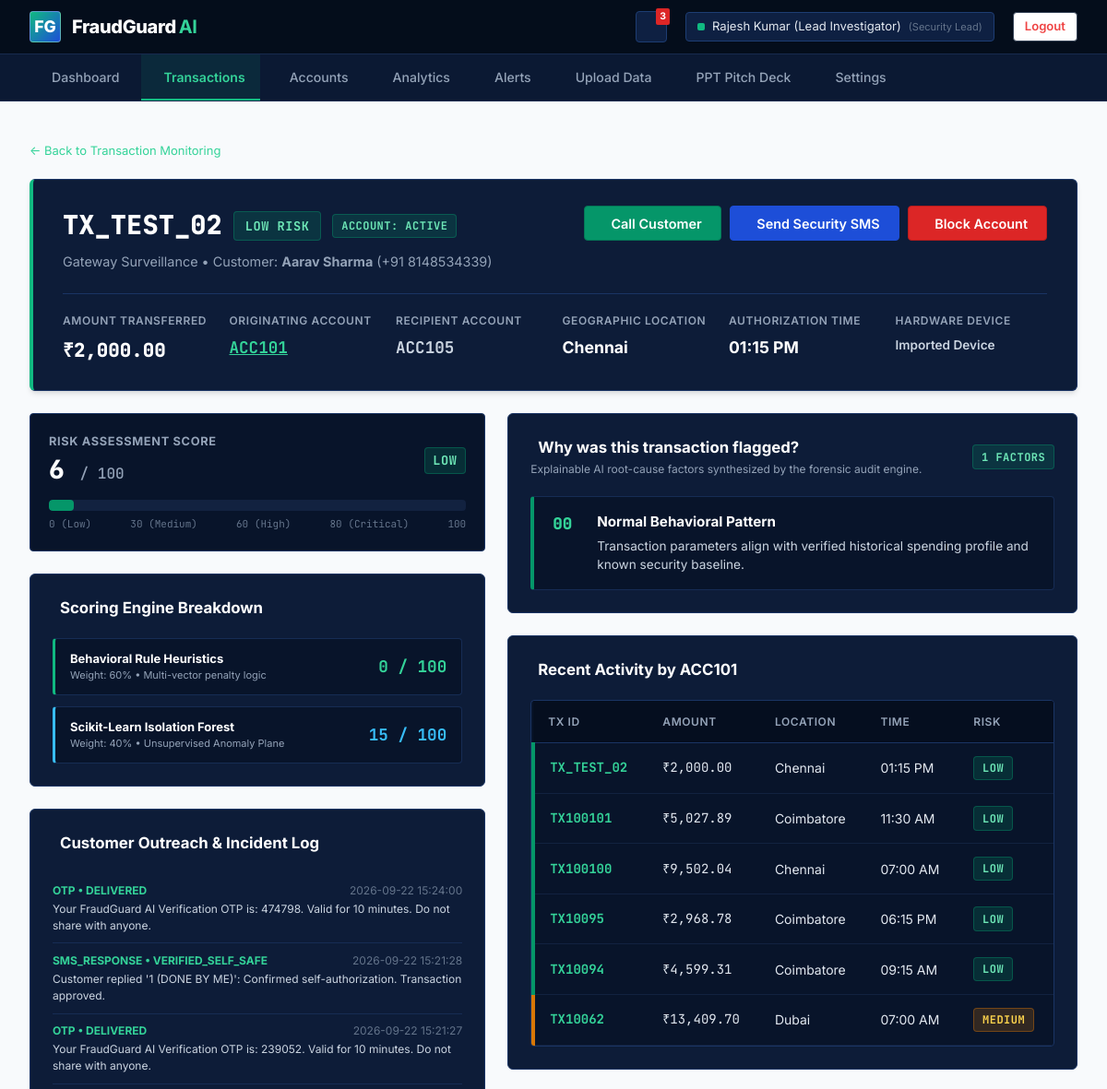
Page /transactions/TX_TEST_02 (signed in, upper part) on the earlier database version.
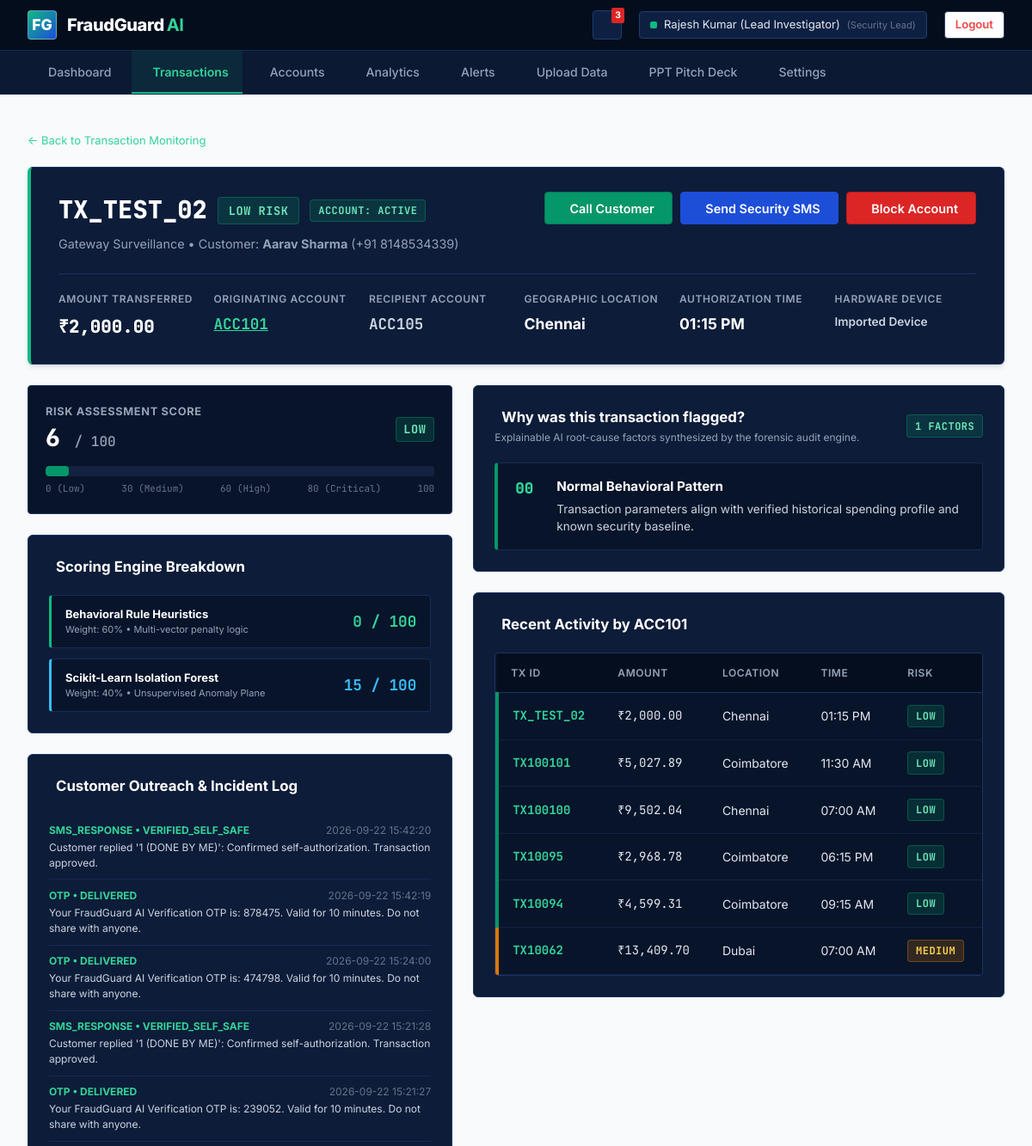
Same page on the later database version.
### tables this page shows
CREATE TABLE transactions (
            id INTEGER PRIMARY KEY AUTOINCREMENT,
            transaction_id TEXT UNIQUE NOT NULL,
            account_id TEXT NOT NULL,
            recipient_account_id TEXT,
            amount REAL NOT NULL,
            avg_amount REAL NOT NULL,
            location TEXT NOT NULL,
            time_str TEXT NOT NULL,
            device TEXT NOT NULL,
            new_device INTEGER DEFAULT 0,
            transactions_10min INTEGER DEFAULT 1,
            rule_score INTEGER DEFAULT 0,
            ml_score INTEGER DEFAULT 0,
            risk_score INTEGER DEFAULT 0,
            risk_level TEXT DEFAULT 'LOW',
            status TEXT DEFAULT 'NORMAL',
            flagged_reasons TEXT DEFAULT '[]',
            created_at TIMESTAMP DEFAULT CURRENT_TIMESTAMP
        );

CREATE TABLE customer_communications (
            id INTEGER PRIMARY KEY AUTOINCREMENT,
            account_id TEXT NOT NULL,
            transaction_id TEXT,
            type TEXT NOT NULL, -- CALL, SMS, WHATSAPP
            recipient_contact TEXT NOT NULL,
            message_content TEXT NOT NULL,
            status TEXT DEFAULT 'DELIVERED', -- SENT, DELIVERED, ANSWERED, CONFIRMED_FRAUD, CONFIRMED_SAFE
            response TEXT,
            created_at TIMESTAMP DEFAULT CURRENT_TIMESTAMP
        );

### app.py (the view)
@app.route('/transactions/<tx_id>')
@login_required
def transaction_details_view(tx_id):
    tx = get_transaction_by_id(tx_id)
    if not tx:
        flash(f'Transaction {tx_id} not found.', 'warning')
        return redirect(url_for('transactions_view'))
    account = get_account_profile(tx['account_id'])
    try:
        flagged_reasons = json.loads(tx['flagged_reasons']) if tx['flagged_reasons'] else []
    except Exception:
        flagged_reasons = []
    account_history = get_transactions_for_account(tx['account_id'])[:6]
    communications = get_communications_for_account(tx['account_id'])
    return render_template(
        'transaction_details.html',
        tx=tx,
        account=dict(account) if account else None,
        reasons=flagged_reasons,
        account_history=account_history,
        communications=communications
    )

### app.py (called while the page is built)
def login_required(f):
    @wraps(f)
    def decorated_function(*args, **kwargs):
        if 'user_id' not in session:
            if request.is_json or request.path.startswith('/api/'):
                return jsonify({'success': False, 'message': 'Authentication required. Please log in.'}), 401
            return redirect(url_for('login_view', next=request.url))
        return f(*args, **kwargs)
    return decorated_function

### database.py (called while the page is built)
def get_db_connection():
    os.makedirs(os.path.dirname(DB_PATH), exist_ok=True)
    conn = sqlite3.connect(DB_PATH, timeout=30.0)
    conn.row_factory = sqlite3.Row
    return conn

def get_account_profile(account_id):
    conn = get_db_connection()
    account = conn.execute('SELECT * FROM accounts WHERE account_id = ?', (account_id,)).fetchone()
    conn.close()
    return account

def get_communications_for_account(account_id):
    conn = get_db_connection()
    rows = conn.execute('SELECT * FROM customer_communications WHERE account_id = ? ORDER BY id DESC', (account_id,)).fetchall()
    conn.close()
    return [dict(r) for r in rows]

### templates/transaction_details.html (shortened to what the changed rows need)
{% extends "base.html" %}
{% block content %}
<div class="app-main-content">
    <div class="dashboard-hero-panel" style="margin-bottom: 1.5rem;">
        <div style="display: flex; justify-content: space-between; align-items: flex-start; flex-wrap: wrap; gap: 1rem;">
            <div>
                <div style="display: flex; align-items: center; gap: 0.75rem; margin-bottom: 0.4rem;">
                    <span class="mono" style="font-size: 1.8rem; font-weight: 800; color: #FFFFFF;">
                        {{ tx.transaction_id }}
                    </span>
                    <span class="risk-tag {{ tx.risk_level.lower() }}" style="font-size: 0.85rem; padding: 0.3rem 0.75rem;">
                        {{ tx.risk_level }} RISK
                    </span>
                    <span id="accountStatusBadge" class="risk-tag {% if account and account.status == 'BLOCKED' %}blocked{% else %}active{% endif %}">
                        ACCOUNT: {{ account.status if account else 'ACTIVE' }}
                    </span>
                </div>
            </div>
        </div>
        <div style="display: grid; grid-template-columns: repeat(6, 1fr); gap: 1rem; margin-top: 1.5rem; padding-top: 1.25rem; border-top: 1px solid #1A3464;">
            <div>
                <div class="metric-label">Amount Transferred</div>
                <div class="mono" style="font-size: 1.3rem; font-weight: 800; color: #FFFFFF;">
                    ₹{{ "{:,.2f}".format(tx.amount) }}
                </div>
            </div>
            <div>
                <div class="mono" style="font-size: 1.1rem; font-weight: 700;">
                    <a href="{{ url_for('account_details_view', account_id=tx.account_id) }}" style="color: #34D399; text-decoration: underline;">
                        {{ tx.account_id }}
                    </a>
                </div>
            </div>
            <div>
                <div class="metric-label">Recipient Account</div>
                <div class="mono" style="font-size: 1.1rem; font-weight: 700; color: #CBD5E1;">
                    {{ tx.recipient_account_id if tx.recipient_account_id else 'ACC105' }}
                </div>
            </div>
            <div>
                <div class="metric-label">Geographic Location</div>
                <div style="font-size: 1.1rem; font-weight: 700; color: #FFFFFF;">
                    {{ tx.location }}
                </div>
            </div>
            <div>
                <div class="metric-label">Authorization Time</div>
                <div style="font-size: 1.1rem; font-weight: 700; color: #FFFFFF;">
                    {{ tx.time_str }}
                </div>
            </div>
            <div>
                <div class="metric-label">Hardware Device</div>
                <div style="font-size: 0.85rem; font-weight: 600; color: #CBD5E1; word-break: break-word;">
                    {{ tx.device }}
                </div>
            </div>
        </div>
    </div>
    <div class="investigation-grid">
        <div>
            <div class="horizontal-risk-bar-container">
                <div class="risk-bar-meta">
                    <div>
                        <div style="font-size: 0.8rem; font-weight: 700; text-transform: uppercase; color: #94A3B8; letter-spacing: 0.05em;">
                            Risk Assessment Score
                        </div>
                        <div class="risk-score-display">
                            {{ tx.risk_score }} <span style="font-size: 1rem; color: #94A3B8; font-weight: 500;">/ 100</span>
                        </div>
                    </div>
                    <span class="risk-tag {{ tx.risk_level.lower() }}" style="font-size: 0.85rem;">
                        {{ tx.risk_level }}
                    </span>
                </div>
            </div>
            <div class="panel-card" style="margin-bottom: 1.5rem;">
                <div style="display: flex; flex-direction: column; gap: 0.75rem;">
                    <div style="background: #08142A; border: 1px solid #162C54; border-left: 3px solid #10B981; border-radius: 4px; padding: 0.75rem 1rem; display: flex; justify-content: space-between; align-items: center;">
                        <div>
                            <div style="font-size: 13px; font-weight: 700; color: #FFFFFF;">Behavioral Rule Heuristics</div>
                            <div style="font-size: 11px; color: #94A3B8;">Weight: 60% &bull; Multi-vector penalty logic</div>
                        </div>
                        <span class="mono" style="font-size: 1.1rem; font-weight: 700; color: #34D399;">
                            {{ tx.rule_score }} / 100
                        </span>
                    </div>
                    <div style="background: #08142A; border: 1px solid #162C54; border-left: 3px solid #38BDF8; border-radius: 4px; padding: 0.75rem 1rem; display: flex; justify-content: space-between; align-items: center;">
                        <div>
                            <div style="font-size: 13px; font-weight: 700; color: #FFFFFF;">Scikit-Learn Isolation Forest</div>
                            <div style="font-size: 11px; color: #94A3B8;">Weight: 40% &bull; Unsupervised Anomaly Plane</div>
                        </div>
                        <span class="mono" style="font-size: 1.1rem; font-weight: 700; color: #38BDF8;">
                            {{ tx.ml_score }} / 100
                        </span>
                    </div>
                </div>
            </div>
            <div class="panel-card">
                <div style="font-size: 12px;">
                    {% for comm in communications %}
                    <div style="padding: 0.6rem 0; border-bottom: 1px solid #162C54;">
                        <div style="display: flex; justify-content: space-between; margin-bottom: 2px;">
                            <strong style="color: #34D399;">{{ comm.type }} &bull; {{ comm.status }}</strong>
                            <span style="color: #64748B;">{{ comm.created_at }}</span>
                        </div>
                        <div style="color: #CBD5E1;">{{ comm.message_content }}</div>
                    </div>
                    {% else %}
                    <div style="color: #94A3B8; padding: 0.5rem 0;">No prior customer outreach recorded for this account.</div>
                    {% endfor %}
                </div>
            </div>
        </div>
        <div>
            <div class="panel-card" style="margin-bottom: 1.5rem;">
                <div class="explainable-reason-list">
                    {% for reason in reasons %}
                    <div class="reason-rect-row {{ reason.severity.lower() if reason.severity else 'high' }}">
                        <span class="reason-index-code">{{ reason.code }}</span>
                        <div>
                            <div class="reason-title">{{ reason.title }}</div>
                            <div class="reason-desc">{{ reason.description }}</div>
                        </div>
                    </div>
                    {% endfor %}
                </div>
            </div>
            <div class="panel-card">
                <div class="panel-header">
                    <h3 class="panel-title">
                         Recent Activity by {{ tx.account_id }}
                    </h3>
                </div>
                <div class="table-responsive-container">
                    <table class="fraud-table">
                        <thead>
                            <tr>
                                <th>Tx ID</th>
                                <th>Amount</th>
                                <th>Location</th>
                                <th>Time</th>
                                <th>Risk</th>
                            </tr>
                        </thead>
                        <tbody>
                            {% for hist in account_history %}
                            <tr class="risk-{{ hist.risk_level.lower() }}">
                                <td class="mono" style="font-weight: 700; color: #34D399;">{{ hist.transaction_id }}</td>
                                <td class="mono">₹{{ "{:,.2f}".format(hist.amount) }}</td>
                                <td>{{ hist.location }}</td>
                                <td>{{ hist.time_str }}</td>
                                <td><span class="risk-tag {{ hist.risk_level.lower() }}">{{ hist.risk_level }}</span></td>
                            </tr>
                            {% endfor %}
                        </tbody>
                    </table>
                </div>
            </div>
        </div>
    </div>
</div>
{% endblock %}

Differences in the rows shown:
added customer_communications: type "SMS_RESPONSE", status "VERIFIED_SELF_SAFE", created_at "2026-09-22 15:42:20", message_content "Customer replied '1 (DONE BY ME)': Confirmed self-authorization. Transaction approved."
added customer_communications: type "OTP", status "DELIVERED", created_at "2026-09-22 15:42:19", message_content "Your FraudGuard AI Verification OTP is: 878475. Valid for 10 minutes. Do not share with anyone."
